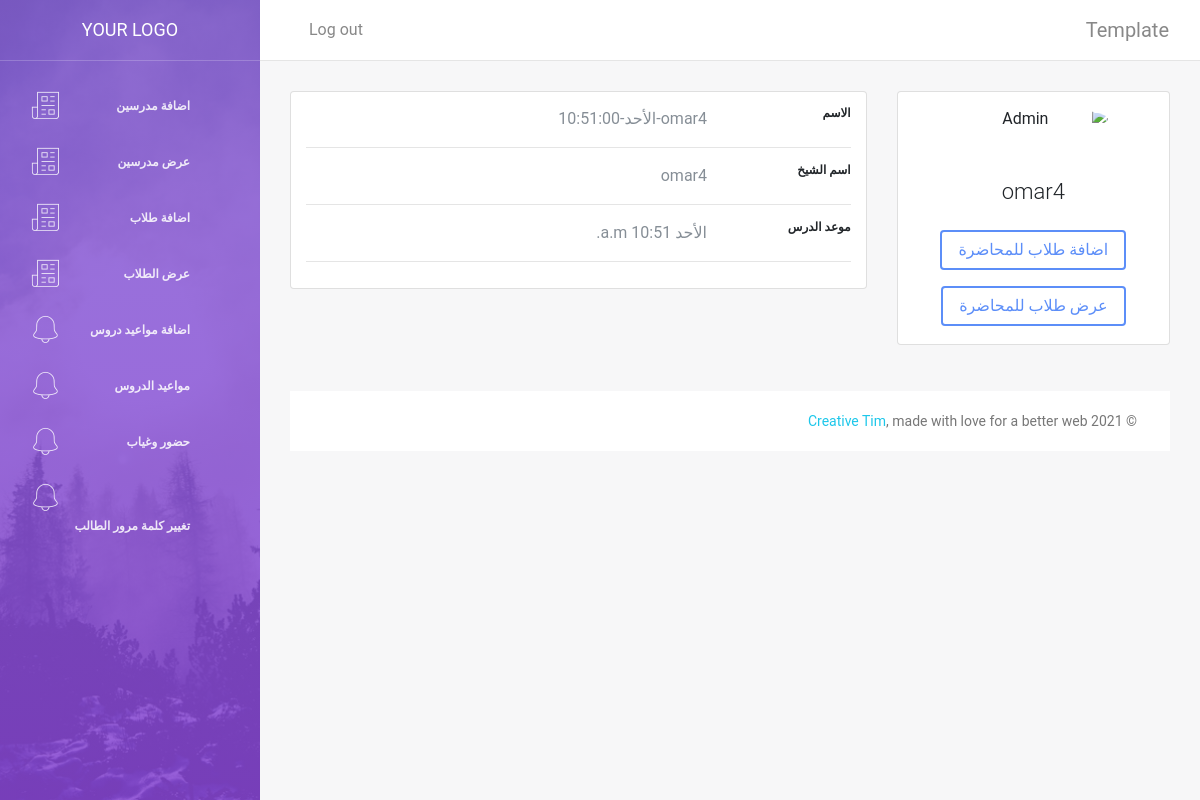
/manager/lecturedetail/1 (signed in), run on the app's committed database.
### account/models.py (models this page shows, shortened)
class Lecture(models.Model):
    teacher = models.ForeignKey(Teacher, on_delete=models.CASCADE, related_name='lecture_teacher',null=True,blank=True)
    day=models.CharField(max_length=20,choices=day_choices)
    types = models.CharField(max_length=30,null=True,blank=True)
    hour=models.TimeField(null=True,blank=True)
    def __str__(self):
        return f"{self.teacher.user.username}-{self.day}-{self.hour}"

class Teacher(models.Model):
    user=models.OneToOneField(user, on_delete=models.CASCADE, related_name='teacher')
    manager=models.ForeignKey(Manager, on_delete=models.CASCADE, related_name='manager_teacher',null=True,blank=True)

class user(AbstractUser):
    is_teacher = models.BooleanField(default=False)
    is_student = models.BooleanField(default=False)
    is_manager   = models.BooleanField(default=False)

### manager/views.py (the view)
# urls.py: path("lecturedetail/<int:id>",views.lecturedetail,name="lecturedetail"),
@login_required
@stuff_required
def lecturedetail(request,id):
    return render(request, "lecturedetail.html",{
        "lecture":Lecture.objects.filter(id=id).first()
    })

### quranproject/decrorator.py (called while the page is built)
def stuff_required(function=None, redirect_field_name=REDIRECT_FIELD_NAME, login_url='accounts:login'):
    actual_decorator = user_passes_test(
        lambda u:  u.is_manager or u.is_teacher,
        login_url=login_url,
        redirect_field_name=redirect_field_name
    )
    if function:
        return actual_decorator(function)
    return actual_decorator

### manager/templates/lecturedetail.html (shortened to what this page needs)
{% extends 'base.html' %}
{% load static %}
{% block content %}
<div class="main-body">
          <div class="row gutters-sm">
            <div class="col-md-4 mb-3">
              <div class="card">
                <div class="card-body">
                  <div class="d-flex flex-column align-items-center text-center">
                    <img src="https://bootdey.com/img/Content/avatar/avatar7.png" alt="Admin" class="rounded-circle" width="150">
                    <div class="mt-3">
                      <h4>{{lecture.teacher.user.username}}</h4>
                      <a class="nav-link" href="{% url 'teacher:addstudentlectureform' lecture.id %}"> <button class="btn btn-primary">اضافة طلاب للمحاضرة</button> </a>
                      <a class="nav-link" href="{% url 'manager:studentlecturelist' lecture.id %}"> <button class="btn btn-primary">عرض طلاب للمحاضرة</button> </a>
                    </div>
                  </div>
                </div>
              </div>
            </div>
            <div class="col-md-8">
              <div class="card mb-3">
                <div class="card-body">
                  <div class="row">
                    <div class="col-sm-3">
                      <h6 class="mb-0">الاسم</h6>
                    </div>
                    <div class="col-sm-9 text-secondary">
                      {{lecture}}
                    </div>
                  </div>
                  <hr>
                  <div class="row">
                    <div class="col-sm-3">
                      <h6 class="mb-0">اسم الشيخ</h6>
                    </div>
                    <div class="col-sm-9 text-secondary">
                      {{lecture.teacher.user.username}}
                    </div>
                  </div>
                  <hr>
                  <div class="row">
                    <div class="col-sm-3">
                      <h6 class="mb-0">موعد الدرس</h6>
                    </div>
                    <div class="col-sm-9 text-secondary">
                     {{lecture.day}} {{lecture.hour}}
                    </div>
                  </div>
                  <hr>
            </div>
          </div>
        </div>
{% endblock content %}

### data on the page
Lecture: teacher.user.username "omar4", teacher+day+hour "omar4-الأحد-10:51:00", day "الأحد", hour "10:51 a.m."
